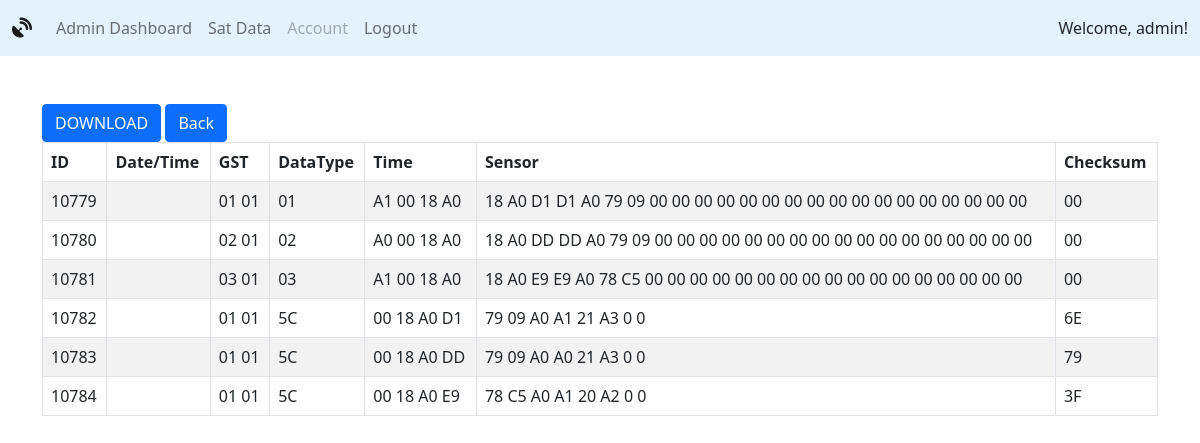
/satdata.php (signed in), run on the app's committed database.
### tables this page shows
CREATE TABLE `satdata` (
  `idSatData` int(11) NOT NULL,
  `gstidSatData` tinytext NOT NULL,
  `datatypeSatData` tinytext NOT NULL,
  `timeSatData` tinytext NOT NULL,
  `sensorSatData` tinytext NOT NULL,
  `checksumSatData` tinytext NOT NULL,
  `idSatMetaData` int(11) NOT NULL
);

### includes/classautoloader.inc.php (called while the page is built, shortened)
<?php
function myAutoLoader($className) {
    $url = $_SERVER['HTTP_HOST'].$_SERVER['REQUEST_URI'];
    if (strpos($url,'includes') !== false) {
        $path = '../classes/';
    } else {
        $path = 'classes/';
    }
    $extension = '.class.php';
}

### classes/dbh.class.php (called while the page is built)
<?php
 class Dbh {
     private $host = 'localhost';
     private $user = 'root';
     private $pwd = '';
     private $dbName = 'satdata';
     protected function connect() {
         $dsn = 'mysql:host='. $this->host .';dbname=' . $this->dbName;
         $pdo = new PDO($dsn,$this->user,$this->pwd);
         $pdo->setAttribute(PDO::ATTR_DEFAULT_FETCH_MODE,PDO::FETCH_ASSOC);
         return $pdo;
     }
 }

### classes/satdata.class.php (called while the page is built, shortened)
<?php
class SatData extends Dbh {
    protected function getAllBytes() {
        $sql = "SELECT * FROM satdata";
        $stmt = $this->connect()->prepare($sql);
        $stmt->execute();
        $results = $stmt->fetchAll();
        return $results;
    }
}

### classes/satdataview.class.php (called while the page is built, shortened)
<?php
class SatDataView extends SatData {
    public function showAllBytes() {
        $results = $this->getAllBytes();
        return $results;
    }
}

### satdata.php (the view)
<?php
      include 'header.php';
?>
    <div class="container px-10 mt-5 table-responsive ">
        <button onclick=""class="btn btn-primary mx-10">DOWNLOAD</button>
        <button onclick="history.go(-1)"class="btn btn-primary mx-10">Back</button>
        <table id="example" class="table table-striped table-bordered table-wrapper-scroll-y my-custom-scrollbar" style="width:100%">
            <thead>
                <tr>
                    <th>ID</th>
                    <th>Date/Time</th>
                    <th>GST</th>
                    <th>DataType</th>
                    <th>Time</th>
                    <th>Sensor</th>
                    <th>Checksum</th>
                </tr>
            </thead>
            <tbody>
            <?php
                    $showAllBytesObj = new SatDataView();
                    $resultBytes = $showAllBytesObj -> showAllBytes();
                    foreach ($resultBytes as $rowBytes){
                        $idByte = $rowBytes['idSatData'];
                        $gstByte = $rowBytes['gstidSatData'];
                        $datatypeByte = $rowBytes['datatypeSatData'];
                        $timeByte = $rowBytes['timeSatData'];
                        $sensorByte = $rowBytes['sensorSatData'];
                        $checksumByte = $rowBytes ['checksumSatData'];
                        echo '
                        <tr>
                            <td>'. $idByte .'</td>
                            <td></td>
                            <td>'. $gstByte.'</td>
                            <td>'.$datatypeByte.'</td>
                            <td>'.$timeByte.'</td>
                            <td>'.$sensorByte.'</td>
                            <td>'.$checksumByte.'</td>
                        </tr>
                        ';
                    }
            ?>
        </table>
    </div>

### resources/stylesheet.css (style rules this page uses)
html { background-color: #f1f1f1; font-family: "Roboto"; }

### data on the page
satdata: idSatData "10779", gstidSatData "01 01", datatypeSatData "01", timeSatData "A1 00 18 A0", sensorSatData "18 A0 D1 D1 A0 79 09 00 00 00 00 00 00 00 00 00 00 00 00 00 00 00 00 00", checksumSatData "00"
satdata: idSatData "10780", gstidSatData "02 01", datatypeSatData "02", timeSatData "A0 00 18 A0", sensorSatData "18 A0 DD DD A0 79 09 00 00 00 00 00 00 00 00 00 00 00 00 00 00 00 00 00", checksumSatData "00"
satdata: idSatData "10781", gstidSatData "03 01", datatypeSatData "03", timeSatData "A1 00 18 A0", sensorSatData "18 A0 E9 E9 A0 78 C5 00 00 00 00 00 00 00 00 00 00 00 00 00 00 00 00 00", checksumSatData "00"
satdata: idSatData "10782", gstidSatData "01 01", datatypeSatData "5C", timeSatData "00 18 A0 D1", sensorSatData "79 09 A0 A1 21 A3 0 0", checksumSatData "6E"
satdata: idSatData "10783", gstidSatData "01 01", datatypeSatData "5C", timeSatData "00 18 A0 DD", sensorSatData "79 09 A0 A0 21 A3 0 0", checksumSatData "79"
satdata: idSatData "10784", gstidSatData "01 01", datatypeSatData "5C", timeSatData "00 18 A0 E9", sensorSatData "78 C5 A0 A1 20 A2 0 0", checksumSatData "3F"

### other printed values
$_SESSION['userUsername'] "admin"
